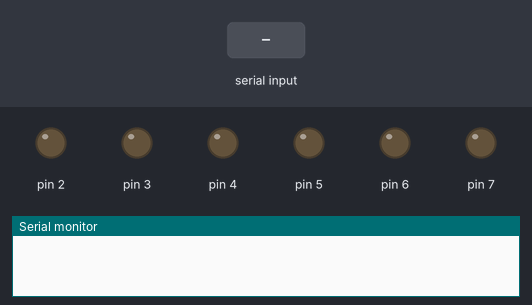
This sketch was run on a simulated Arduino Uno, built with avr-gcc and run on an emulated ATmega328P. On the bench: output pins drawn as LEDs (lit = HIGH), the last lines printed to the serial monitor. The inputs (shaded band) are chosen by the test bench.

Above: at 1.2 s.
1.3 s: "p90\n" received over Serial
At 1.9 s:
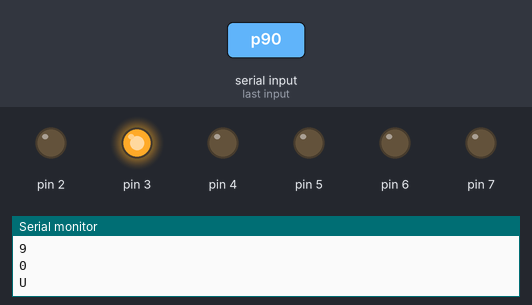
2.8 s: "P90\n" received over Serial
At 3.1 s:
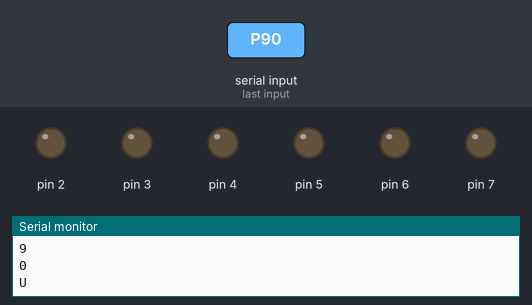
4.3 s: "p,45\n" received over Serial
At 5.4 s:
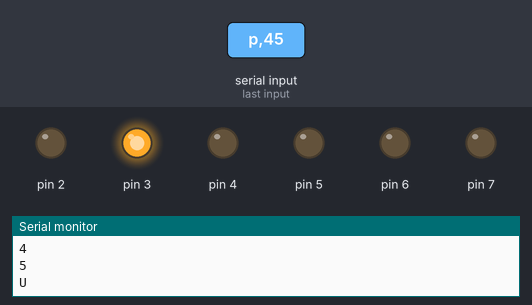
5.8 s: "P,45\n" received over Serial
At 6.5 s:
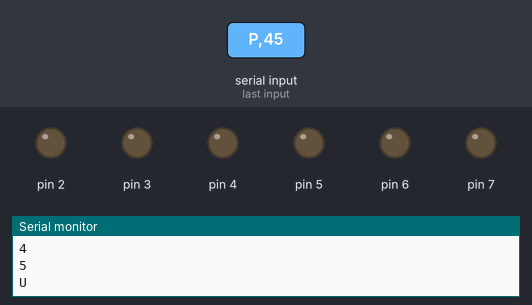
Timing chart, 0 to 8.3 s (numbered marks = the images above; inputs shaded):
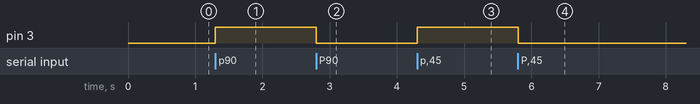

Measured:
- after the input at 1.3 s, pin 3: LOW → HIGH at once
- after the input at 2.8 s, pin 3: HIGH → LOW at once
- after the input at 4.3 s, pin 3: LOW → HIGH at once
- after the input at 5.8 s, pin 3: HIGH → LOW at once

The sketch:

test3.ino
```cpp
#include<ctype.h>
#include<stdlib.h>
#define MAX_REPOS 7

const int TIME_DELAY = 10;
String ser_data;
char num_repos[MAX_REPOS];
int num_repos_iter = 0;
int dir_flag = 0;

void setup()
{
    pinMode(2, OUTPUT);
    pinMode(3, OUTPUT);
    pinMode(4, OUTPUT);
    pinMode(5, OUTPUT);
    pinMode(6, OUTPUT);
    pinMode(7, OUTPUT);
    Serial.begin(9600);
}

void loop()
{
    while(Serial.available() > 0)
    {
        char rec = Serial.read();
        ser_data += rec;

        //실행 영역

        if (rec == 'p')
        {
            Serial.println(ser_data);
            func1(3);
        }
        else if (rec == 'P')
        {
            Serial.println(ser_data);
            func2(3);
        }
        else if (rec == 'r')
        {
            Serial.println(ser_data);
            dir_flag = 1;
        }
        else if (rec == 'l')
        {
            Serial.println(ser_data);
            dir_flag = -1;
        }
        else if (rec == 'd')
        {
            Serial.println(ser_data);
            dir_flag = 2;
        }

        else if (isdigit(rec) != 0)
        {
            Serial.println(ser_data);
            num_repos[num_repos_iter] = rec;
            num_repos_iter += 1;
        }
        else if (rec == '`')
        {
            int tmp = atoi(num_repos);
            Serial.println(tmp);
            for(int i = 0; i < MAX_REPOS; ++i)
            {
                num_repos[i] = '\0';
            }
            num_repos_iter = 0;
        }
        else
        {
            Serial.println('U');
        }

        ser_data = "";
        delay(TIME_DELAY);
    }
}

void func1(int _pin_num)
{
    digitalWrite(_pin_num, HIGH);
}

void func2(int _pin_num)
{
    digitalWrite(_pin_num, LOW);
}
```
